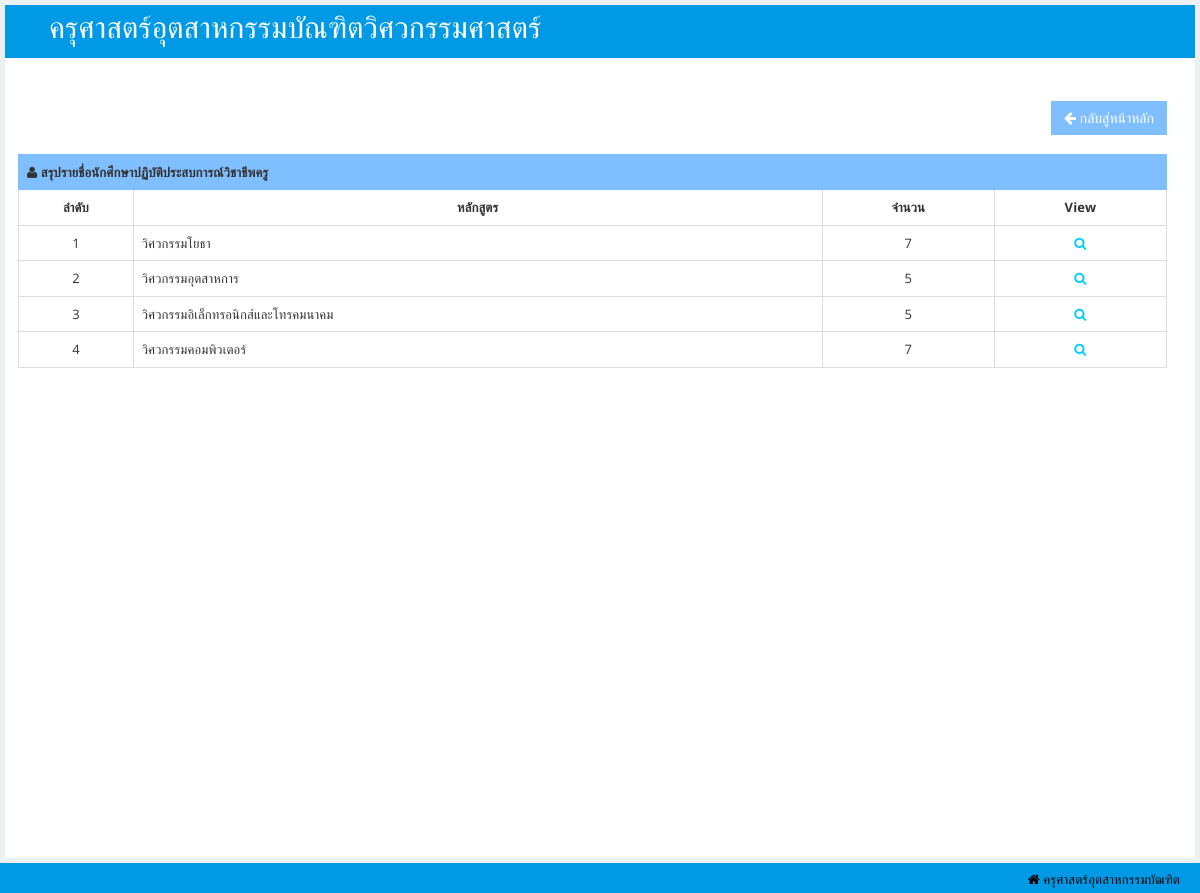
/rmutlexpro/reportbranchtch.php, run on the app's committed database.
### tables this page shows
CREATE TABLE `branch` (
  `branch_id` int(11) NOT NULL,
  `branch_name` varchar(50) NOT NULL
);

### rmutlexpro/reportbranchtch.php (the view, shortened to what this page needs)
<!DOCTYPE html>
<html lang="en"><head>
    <link id="bootstrap-style" href="css/bootstrap.css" rel="stylesheet">
    <link href="css/halflings.css" rel="stylesheet">
    <link rel="stylesheet" href="css/layout.css" type="text/css">
    <link href="css/bootstrap-responsive.min.css" rel="stylesheet">
    <link id="base-style" href="css/style.css" rel="stylesheet">
    <link id="base-style-responsive" href="css/style-responsive.css" rel="stylesheet">
    <link href="css/font-awesome.min.css" rel="stylesheet">
    <link href="css/font-awesome.css" rel="stylesheet">
    <link rel="stylesheet" href="css/modal.css" type="text/css">
</head>
<body>
<div id="main">
<nav class="navbar navbar-default">
        <div class="navbar-inner">
            <div class="container-fluid">
                <div class="navbar-header">
                    <a class="brand"><span style="font-size:30px">&nbsp;ครุศาสตร์อุตสาหกรรมบัณฑิตวิศวกรรมศาสตร์</span></a>
                </div>
                <div class="nav-no-collapse header-nav">
                    <ul class="nav navbar-nav pull-right">
                        <li class="dropdown">
                            <a class="btn dropdown-toggle" href="#">
                                <i class="fa fa-user" style="color: #0099e6"></i>
                            </a>
                        </li>
                    </ul>
                </div>
            </div>
        </div>
    </nav>
            <div id="content" class="span10">
  <div class="row">
                    <div class="col-lg-12 panel-body">
                    <div align="right">
                                <button type="button" class="btn btn-primary btn-lg" id="adduser" style="background-color:#80bfff;border-color: #80bfff;; color:#fff" onclick='location.replace("report.php")'><i class="icon-arrow-left"></i> กลับสู่หน้าหลัก</button>
                        </div>
                        <br>
                        <div class="table-responsive panel-collapse pull out">
                            <table class="table table-bordered">
                                <tbody>
                                    <tr>
                                        <td style="text-align:left" class="success" colspan="10"><i class=" icon-user"></i><strong> สรุปรายชื่อนักศึกษาปฏิบัติประสบการณ์วิชาชีพครู</strong></td>
                                    </tr>
                                    <tr style="font-weight:bold;">
                                        <td style="width:10%;text-align:center">ลำดับ</td>
                                        <td style="width:60%;text-align:center">หลักสูตร</td>
                                        <td style="width:15%;text-align:center">จำนวน</td>
                                        <td style="width:15%;text-align:center">View</td>
                                    </tr>
                                    <tr>
                                    <?php
                                    $i='0';
                                    $strSQL = "SELECT * FROM branch ";
                                        $objQuery = mysql_query($strSQL);
                                        while ($nti=mysql_fetch_array($objQuery)){
                                        $branch_id=$nti['branch_id'];
                                        $i=$i+'1';
                                        ?>
                                        <td style="text-align:center"><?php echo $i;?></td>
                                        <td style="text-align:left"><?php echo $nti['branch_name'];?></td>
                                        <td style="text-align:center;">
                                            <?php
                                                $branch1 ="SELECT * FROM teacher WHERE branch_id=$branch_id";
                                                $objQuerystd = mysql_query($branch1);
                                                $rowbr=mysql_num_rows($objQuerystd);
                                                echo $rowbr;
                                            ?>
                                        </td>
                                        <td style="text-align:center"><a href='reportteacher.php?branch_id=<?php echo $nti['branch_id'];?>' data-toggle="tooltip" data-placement="top" data-original-title="แสดง"><i class=" icon-search" style="color:#00ccff"></i></a></td>
                                    </tr>
                                   <?php }?>
                                </tbody>
                            </table>
                        </div>
                    </div>
                </div>
            </div>
        </div>
   <footer>
            <p>
                <span class="icon-home" style="text-align:left;float: right"> ครุศาสตร์อุตสาหกรรมบัฒฑิต</a></span>
            </p>
        </footer>
</body>
</html>

### rmutlexpro/css/halflings.css (style rules this page uses)
html, html .halflings { -webkit-font-smoothing: antialiased !important; }

### rmutlexpro/css/layout.css (style rules this page uses)
html { position: relative; z-index: 1; min-height: 100%; letter-spacing: 0.1px; }
html body { font-family: 'Open Sans', sans-serif; font-size: 13px; min-height: 100%; background-color: #ecf0f1; overflow-x: hidden; }
#main { position: relative; -webkit-transition: -webkit-transform 0.2s ease; -o-transition: -o-transform 0.2s ease; transition: transform 0.2s ease; }
#main:before, #main:after { content: " "; display: table; }
#main:after { clear: both; }
#main { padding-top: 100px; }
@media (min-width: 768px) { #main { padding-top: 60px; } }

### rmutlexpro/css/style-responsive.css (style rules this page uses)
@media (min-width: 1200px) { #content { width: 100%; padding: 28px; margin: 0px 0px; } }
@media (min-width: 1200px) { footer { margin: 0px 0px 0px 0px; padding: 10px 20px; } }

### rmutlexpro/css/modal.css (style rules this page uses)
* { margin:0; padding:0; }

### rmutlexpro/reportbranchtch.php (style rules this page uses)
body { font-family: "Lato", sans-serif; }
#main { transition: margin-left .5s; padding: 5px; }

### data on the page
branch: i "1", branch_name "วิศวกรรมโยธา", rowbr "7"
branch: i "2", branch_name "วิศวกรรมอุตสาหการ", rowbr "5"
branch: i "3", branch_name "วิศวกรรมอิเล็กทรอนิกส์และโทรคมนาคม", rowbr "5"
branch: i "4", branch_name "วิศวกรรมคอมพิวเตอร์", rowbr "7"
